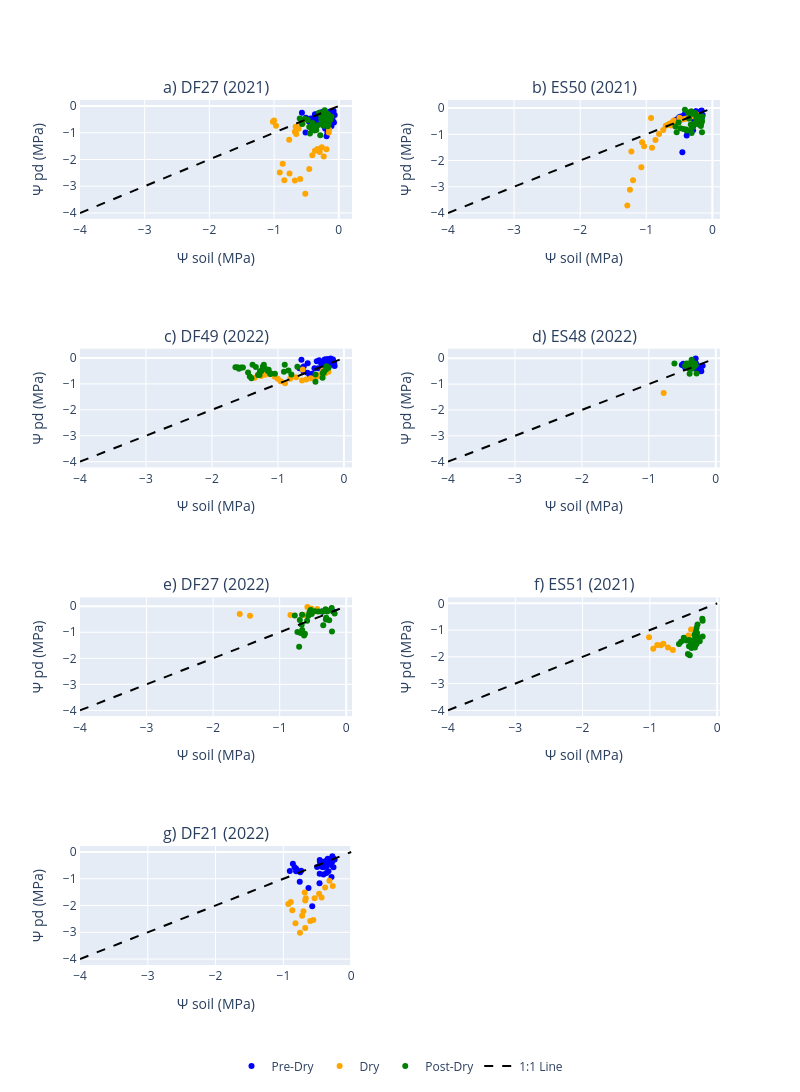

This figure's notebook cell:
### Code cell
from utils.predawn import plot_all_1to1

path_ND=path_graphs+'Nightime_disconnection/'

disconnection=plot_all_1to1(trees_data, '')

disconnection.write_image(path_ND+'Nightime_disconnection.png',scale=8)
disconnection.write_html(path_ND + 'Nightime_disconnection.html', include_plotlyjs='cdn')

### Figure 1 — Plotly figure (JSON) as saved in the notebook; plotly's stock layout.template omitted (floating-point values rounded to 4 significant figures)
{"data": [{"legendgroup": "Pre-Dry", "marker": {"color": "blue"}, "mode": "markers", "name": "Pre-Dry", "showlegend": true, "type": "scatter", "x": [-0.1098, -0.0935, -0.09756, -0.1009, -0.09727, -0.06376, -0.08028, -0.08939, -0.1023, -0.1135, -0.1325, -0.1632, -0.1994, -0.2358, -0.2699, -0.3037, -0.337, -0.3591, -0.3541, -0.3596, -0.3673, -0.3709, -0.3941, -0.4352, -0.4667, -0.5082, -0.5696, -0.5134, -0.1468, -0.1813, -0.2121, -0.2122, -0.1129, -0.146, -0.1425, -0.2511, -0.2927, -0.3492, -0.4183, -0.4465, -0.3907, -0.4024, -0.2786, -0.1354, -0.1515, -0.07475, -0.1334, -0.1679, -0.189, -0.1761], "xaxis": "x", "y": [-0.2977, -0.2582, -0.503, -0.2916, -0.3766, -0.3398, -0.1919, -0.2498, -0.4537, -0.4454, -0.3601, -0.2638, -0.3976, -0.2249, -0.2386, -0.305, -0.3093, -0.4592, -0.4698, -0.6012, -0.3097, -0.3464, -0.5512, -0.4705, -0.576, -0.4379, -0.2525, -0.9889, -0.7834, -0.798, -0.7834, -0.8461, -0.7479, -0.2713, -0.2205, -0.3678, -0.4173, -0.4755, -0.5133, -0.5994, -0.6085, -0.6961, -0.5887, -0.4368, -0.5428, -0.6224, -0.5995, -0.7212, -1.132, -0.9964], "yaxis": "y"}, {"legendgroup": "Dry", "marker": {"color": "#FFA500"}, "mode": "markers", "name": "Dry", "showlegend": true, "type": "scatter", "x": [-0.1546, -0.1487, -0.1896, -0.2322, -0.2621, -0.295, -0.3299, -0.3682, -0.4093, -0.4561, -0.5171, -0.5975, -0.6788, -0.7614, -0.8418, -0.8667, -0.9121, -1.0, -1.019, -0.97, -0.5503, -0.566, -0.5813, -0.6216, -0.6577, -0.6788, -0.6669, -0.7664], "xaxis": "x", "y": [-0.996, -0.8807, -1.618, -1.889, -1.542, -1.719, -1.61, -1.678, -1.844, -2.359, -3.28, -2.734, -2.787, -2.527, -2.777, -2.16, -2.488, -0.5397, -0.5938, -0.7439, -0.6493, -0.6666, -0.6774, -0.8557, -1.048, -0.9641, -0.7763, -1.261], "yaxis": "y"}, {"legendgroup": "Post-Dry", "marker": {"color": "green"}, "mode": "markers", "name": "Post-Dry", "showlegend": true, "type": "scatter", "x": [-0.1422, -0.1117, -0.1306, -0.1332, -0.1569, -0.1788, -0.2052, -0.2179, -0.1583, -0.1974, -0.2345, -0.2523, -0.2372, -0.2549, -0.2751, -0.3041, -0.3484, -0.4098, -0.478, -0.5254, -0.5661, -0.6036, -0.2633, -0.169, -0.1765, -0.1971, -0.2043, -0.1695, -0.2054, -0.2693, -0.2466, -0.2866, -0.3247, -0.3472, -0.3737, -0.4042, -0.4306, -0.457, -0.4096, -0.4205, -0.4456], "xaxis": "x", "y": [-0.4476, -0.4016, -0.5201, -0.4939, -0.6514, -0.5392, -0.2486, -0.1604, -0.3388, -0.4934, -0.2421, -0.3248, -0.7415, -0.3531, -0.3545, -0.2585, -0.751, -0.7319, -0.5209, -0.4798, -0.6738, -0.4716, -0.6083, -0.5783, -0.2933, -0.3964, -0.5764, -0.7603, -0.6103, -0.5102, -0.7087, -1.092, -0.7167, -0.9009, -0.9136, -0.6347, -0.7813, -0.7823, -0.7358, -0.8545, -1.029], "yaxis": "y"}, {"line": {"color": "black", "dash": "dash"}, "mode": "lines", "name": "1:1 Line", "showlegend": true, "type": "scatter", "x": [-4, 0], "xaxis": "x", "y": [-4, 0], "yaxis": "y"}, {"legendgroup": "Pre-Dry", "marker": {"color": "blue"}, "mode": "markers", "name": "Pre-Dry", "showlegend": false, "type": "scatter", "x": [-0.1563, -0.1628, -0.1473, -0.1628, -0.1745, -0.1757, -0.1919, -0.2429, -0.2694, -0.2988, -0.3272, -0.3178, -0.3581, -0.3712, -0.3974, -0.4166, -0.4345, -0.43, -0.4556, -0.4757, -0.5025, -0.468, -0.2545, -0.2953, -0.3253, -0.3254, -0.2071, -0.2253, -0.2568, -0.2847, -0.2734, -0.1926, -0.2921, -0.3379, -0.3887, -0.4544, -0.5094, -0.5268, -0.5535, -0.482, -0.2294, -0.2461, -0.1735, -0.2051, -0.2275, -0.229], "xaxis": "x2", "y": [-0.3527, -0.09033, -0.2633, -0.3237, -0.6025, -0.1871, -0.292, -0.305, -0.2461, -0.268, -0.2361, -0.201, -0.3826, -0.3223, -0.3437, -0.2241, -0.3139, -0.2794, -0.4265, -0.3165, -0.3445, -0.3751, -0.1265, -0.3681, -0.3747, -0.3513, -0.3508, -0.2, -0.1402, -0.6597, -0.4914, -0.4886, -0.8404, -0.9217, -1.045, -1.684, -0.4043, -0.4168, -0.4535, -0.3952, -0.3174, -0.1176, -0.1057, -0.1709, -0.2026, -0.2242], "yaxis": "y2"}, {"legendgroup": "Dry", "marker": {"color": "#FFA500"}, "mode": "markers", "name": "Dry", "showlegend": false, "type": "scatter", "x": [-0.2283, -0.2257, -0.2536, -0.2852, -0.3132, -0.3456, -0.3742, -0.4064, -0.4396, -0.4978, -0.5545, -0.5847, -0.6037, -0.6198, -0.6514, -0.6749, -0.7045, -0.7434, -0.8064, -0.861, -0.9131, -0.9279, -1.033, -1.063, -1.075, -1.2, -1.226, -1.247, -1.287], "xaxis": "x2", "y": [-0.2626, -0.2724, -0.2354, -0.3001, -0.3097, -0.3693, -0.3839, -0.4072, -0.4254, -0.3694, -0.594, -0.4705, -0.5332, -0.6631, -0.5931, -0.6439, -0.6749, -0.8377, -0.9855, -1.216, -1.511, -0.3725, -1.454, -1.299, -2.259, -2.751, -1.654, -3.115, -3.718], "yaxis": "y2"}, {"legendgroup": "Post-Dry", "marker": {"color": "green"}, "mode": "markers", "name": "Post-Dry", "showlegend": false, "type": "scatter", "x": [-0.1574, -0.1546, -0.1583, -0.1631, -0.1637, -0.1742, -0.1882, -0.2058, -0.2193, -0.2043, -0.2224, -0.2434, -0.2656, -0.2874, -0.3081, -0.3263, -0.3537, -0.394, -0.437, -0.4825, -0.5111, -0.5405, -0.5587, -0.3906, -0.3136, -0.3172, -0.3346, -0.2599, -0.2877, -0.3226, -0.3671, -0.4155], "xaxis": "x2", "y": [-0.916, -0.3158, -0.5221, -0.4912, -0.4384, -0.685, -0.3912, -0.3081, -0.5758, -0.6242, -0.5942, -0.3941, -0.5787, -0.6548, -0.7479, -0.6262, -0.3944, -0.8124, -0.7994, -0.7693, -0.5492, -0.9217, -0.6994, -0.8514, -0.9511, -0.1283, -0.204, -0.1822, -0.2208, -0.1246, -0.1718, -0.06013], "yaxis": "y2"}, {"line": {"color": "black", "dash": "dash"}, "mode": "lines", "name": "1:1 Line", "showlegend": false, "type": "scatter", "x": [-4, 0], "xaxis": "x2", "y": [-4, 0], "yaxis": "y2"}, {"legendgroup": "Pre-Dry", "marker": {"color": "blue"}, "mode": "markers", "name": "Pre-Dry", "showlegend": false, "type": "scatter", "x": [-0.2241, -0.2286, -0.2338, -0.2387, -0.2416, -0.2471, -0.2533, -0.2597, -0.2666, -0.2502, -0.2251, -0.2429, -0.2643, -0.283, -0.2924, -0.1402, -0.1477, -0.1577, -0.1652, -0.1736, -0.1888, -0.1969, -0.1997, -0.1938, -0.2009, -0.2097, -0.22, -0.2289, -0.2381, -0.2501, -0.2609, -0.2387, -0.2567, -0.2731, -0.2895, -0.3224, -0.3435, -0.4107, -0.2904, -0.3289, -0.3758, -0.5487, -0.644, -0.6091, -0.3872, -0.4457, -0.4825, -0.5177, -0.5529, -0.6128, -0.6748], "xaxis": "x3", "y": [-0.07421, -0.1137, -0.08332, -0.05624, -0.09808, -0.07444, -0.05512, -0.0703, -0.1868, -0.3085, -0.3004, -0.3316, -0.3326, -0.2734, -0.2571, -0.3057, -0.2031, -0.195, -0.06358, -0.1998, -0.2005, -0.09559, -0.1416, -0.05269, -0.0164, -0.08675, -0.101, -0.07938, -0.09969, -0.1006, -0.1052, -0.04904, -0.06441, -0.05889, -0.06316, -0.1851, -0.2214, -0.125, -0.06901, -0.1569, -0.08371, -0.2041, -0.0708, -0.3268, -0.4015, -0.3937, -0.6093, -0.6489, -0.5696, -0.5162, -0.3983], "yaxis": "y3"}, {"legendgroup": "Dry", "marker": {"color": "#FFA500"}, "mode": "markers", "name": "Dry", "showlegend": false, "type": "scatter", "x": [-0.6247, -0.2347, -0.2865, -0.3229, -0.3516, -0.3869, -0.4344, -0.5025, -0.5712, -0.6346, -0.7246, -0.8147, -0.8914, -0.9588, -1.003, -1.048, -1.12, -1.195, -1.254, -1.306, -1.352], "xaxis": "x3", "y": [-0.443, -0.5312, -0.6013, -0.4884, -0.6359, -0.6975, -0.8385, -0.782, -0.8284, -0.8714, -0.7462, -0.8034, -0.9798, -0.8963, -0.8015, -0.7284, -0.6274, -0.6498, -0.6919, -0.6572, -0.7598], "yaxis": "y3"}, {"legendgroup": "Post-Dry", "marker": {"color": "green"}, "mode": "markers", "name": "Post-Dry", "showlegend": false, "type": "scatter", "x": [-1.402, -1.426, -1.453, -1.335, -0.7053, -0.8966, -1.53, -1.555, -1.591, -1.614, -1.644, -1.385, -0.2328, -0.2632, -0.2711, -0.304, -0.3229, -0.307, -0.3193, -0.4308, -0.7963, -0.8407, -0.9084, -1.045, -1.105, -1.147, -1.14, -1.15, -1.156, -1.19, -1.213, -1.227, -1.235, -1.25, -1.273, -1.278, -1.301, -1.117, -0.4314], "xaxis": "x3", "y": [-0.778, -0.7182, -0.5563, -0.3533, -0.3381, -0.2632, -0.3642, -0.371, -0.4191, -0.354, -0.3628, -0.2651, -0.3809, -0.3236, -0.4431, -0.5562, -0.7633, -0.5315, -0.5919, -0.6424, -0.6365, -0.4815, -0.5312, -0.6092, -0.6007, -0.5165, -0.4522, -0.4595, -0.4721, -0.4128, -0.259, -0.3289, -0.4379, -0.499, -0.5107, -0.6579, -0.6585, -0.6172, -0.921], "yaxis": "y3"}, {"line": {"color": "black", "dash": "dash"}, "mode": "lines", "name": "1:1 Line", "showlegend": false, "type": "scatter", "x": [-4, 0], "xaxis": "x3", "y": [-4, 0], "yaxis": "y3"}, {"legendgroup": "Pre-Dry", "marker": {"color": "blue"}, "mode": "markers", "name": "Pre-Dry", "showlegend": false, "type": "scatter", "x": [-0.2978, -0.2899, -0.2965, -0.3005, -0.3065, -0.3138, -0.2949, -0.2676, -0.2249, -0.2393, -0.2515, -0.2611, -0.2648, -0.2252, -0.1962, -0.2165, -0.2234, -0.2275, -0.3588, -0.3828, -0.4122, -0.4301, -0.4422, -0.4721, -0.5068, -0.4847, -0.2895, -0.3314, -0.3657, -0.3918, -0.4219, -0.4592], "xaxis": "x4", "y": [-0.1993, -0.2446, -0.4081, -0.004842, -0.1411, -0.3335, -0.294, -0.4186, -0.3281, -0.3612, -0.4775, -0.3797, -0.4003, -0.3068, -0.2924, -0.4989, -0.485, -0.4542, -0.2776, -0.35, -0.331, -0.2957, -0.2261, -0.2515, -0.2644, -0.2082, -0.2619, -0.2497, -0.377, -0.3478, -0.3347, -0.3594], "yaxis": "y4"}, {"legendgroup": "Dry", "marker": {"color": "#FFA500"}, "mode": "markers", "name": "Dry", "showlegend": false, "type": "scatter", "x": [-0.778], "xaxis": "x4", "y": [-1.348], "yaxis": "y4"}, {"legendgroup": "Post-Dry", "marker": {"color": "green"}, "mode": "markers", "name": "Post-Dry", "showlegend": false, "type": "scatter", "x": [-0.618, -0.3616, -0.3604, -0.3993, -0.4375, -0.4582, -0.3152, -0.3401, -0.3609, -0.4045, -0.3991, -0.2868, -0.3008, -0.3129, -0.3267, -0.3394, -0.3556, -0.3747, -0.3909, -0.4089], "xaxis": "x4", "y": [-0.2, -0.1752, -0.05989, -0.2, -0.2018, -0.2893, -0.2682, -0.2874, -0.3128, -0.3442, -0.4, -0.5859, -0.2676, -0.2, -0.3285, -0.2898, -0.4096, -0.2711, -0.5974, -0.3787], "yaxis": "y4"}, {"line": {"color": "black", "dash": "dash"}, "mode": "lines", "name": "1:1 Line", "showlegend": false, "type": "scatter", "x": [-4, 0], "xaxis": "x4", "y": [-4, 0], "yaxis": "y4"}, {"legendgroup": "Pre-Dry", "marker": {"color": "blue"}, "mode": "markers", "name": "Pre-Dry", "showlegend": false, "type": "scatter", "x": [-0.1937, -0.3674], "xaxis": "x5", "y": [-0.2, -0.2], "yaxis": "y5"}, {"legendgroup": "Dry", "marker": {"color": "#FFA500"}, "mode": "markers", "name": "Dry", "showlegend": false, "type": "scatter", "x": [-0.4368, -0.4989, -0.5266, -0.584, -0.6118, -0.6615, -0.8389, -1.446, -1.601], "xaxis": "x5", "y": [-0.1065, -0.2, -0.08266, -0.03163, -0.3421, -0.3241, -0.3403, -0.3628, -0.293], "yaxis": "y5"}, {"legendgroup": "Post-Dry", "marker": {"color": "green"}, "mode": "markers", "name": "Post-Dry", "showlegend": false, "type": "scatter", "x": [-0.5197, -0.5522, -0.5693, -0.5883, -0.6208, -0.6618, -0.6701, -0.6858, -0.7079, -0.7336, -0.6336, -0.2149, -0.2566, -0.3058, -0.3616, -0.422, -0.4749, -0.5348, -0.664, -0.698, -0.7732, -0.3008, -0.3457, -0.346, -0.1746, -0.2187, -0.2523, -0.2885, -0.3113], "xaxis": "x5", "y": [-0.2933, -0.2296, -0.3695, -0.5597, -1.052, -0.9131, -0.7125, -1.032, -1.56, -0.9889, -1.124, -0.9696, -0.5405, -0.5121, -0.2, -0.2, -0.1886, -0.1407, -0.3225, -0.5296, -0.3531, -0.4409, -0.2, -0.7271, -0.2802, -0.06419, -0.1588, -0.203, -0.111], "yaxis": "y5"}, {"line": {"color": "black", "dash": "dash"}, "mode": "lines", "name": "1:1 Line", "showlegend": false, "type": "scatter", "x": [-4, 0], "xaxis": "x5", "y": [-4, 0], "yaxis": "y5"}, {"legendgroup": "Dry", "marker": {"color": "#FFA500"}, "mode": "markers", "name": "Dry", "showlegend": false, "type": "scatter", "x": [-0.3882, -0.4269, -0.6586, -0.7305, -0.7995, -0.8391, -0.8912, -0.9502, -1.012], "xaxis": "x6", "y": [-0.9804, -1.202, -1.745, -1.655, -1.513, -1.566, -1.562, -1.697, -1.272], "yaxis": "y6"}, {"legendgroup": "Post-Dry", "marker": {"color": "green"}, "mode": "markers", "name": "Post-Dry", "showlegend": false, "type": "scatter", "x": [-0.2169, -0.2213, -0.2839, -0.2989, -0.3159, -0.3379, -0.3774, -0.4189, -0.4605, -0.4966, -0.5367, -0.5675, -0.2926, -0.306, -0.3284, -0.2931, -0.3123, -0.3068, -0.2161, -0.2595, -0.2853, -0.3098, -0.331, -0.3571, -0.3912, -0.4188, -0.4355, -0.382, -0.4075], "xaxis": "x6", "y": [-0.6495, -0.5785, -1.347, -1.109, -1.056, -1.17, -1.388, -1.601, -1.385, -1.291, -1.437, -1.518, -0.7958, -0.9091, -1.223, -1.268, -1.373, -1.523, -1.235, -1.419, -1.37, -1.462, -1.655, -1.534, -1.536, -1.368, -1.898, -1.672, -1.942], "yaxis": "y6"}, {"line": {"color": "black", "dash": "dash"}, "mode": "lines", "name": "1:1 Line", "showlegend": false, "type": "scatter", "x": [-4, 0], "xaxis": "x6", "y": [-4, 0], "yaxis": "y6"}, {"legendgroup": "Pre-Dry", "marker": {"color": "blue"}, "mode": "markers", "name": "Pre-Dry", "showlegend": false, "type": "scatter", "x": [-0.3308, -0.3685, -0.4048, -0.4635, -0.2822, -0.3178, -0.3149, -0.2758, -0.2984, -0.2611, -0.2901, -0.3458, -0.2582, -0.244, -0.2776, -0.3212, -0.3603, -0.3587, -0.3792, -0.3963, -0.4151, -0.4275, -0.3924, -0.4118, -0.4133, -0.4341, -0.4616, -0.5024, -0.5749, -0.6297, -0.7386, -0.7589, -0.8122, -0.8343, -0.7519, -0.8601, -0.9054, -0.8115, -0.2612, -0.2943, -0.3354, -0.3653, -0.4083, -0.4648, -0.4672], "xaxis": "x7", "y": [-0.3767, -0.5523, -0.3637, -0.3018, -0.3704, -0.2618, -0.4287, -0.3234, -0.3337, -0.2418, -0.9339, -0.2554, -0.2696, -0.2791, -0.1561, -0.3606, -0.3169, -0.3332, -0.3727, -0.5503, -0.4329, -0.3734, -0.364, -0.376, -0.57, -0.5508, -0.374, -0.5612, -2.027, -1.344, -0.7049, -1.108, -0.7184, -0.5697, -0.7537, -0.4415, -0.7134, -0.6279, -0.5683, -0.4859, -0.717, -0.7816, -0.837, -0.812, -1.168], "yaxis": "y7"}, {"legendgroup": "Dry", "marker": {"color": "#FFA500"}, "mode": "markers", "name": "Dry", "showlegend": false, "type": "scatter", "x": [-0.272, -0.3208, -0.3841, -0.4369, -0.4731, -0.5397, -0.67, -0.6854, -0.6785, -0.7236, -0.7041, -0.5587, -0.6044, -0.6783, -0.7551, -0.8219, -0.8688, -0.8907, -0.9272], "xaxis": "x7", "y": [-1.27, -1.072, -1.324, -1.7, -1.563, -1.728, -1.724, -1.511, -1.81, -2.384, -2.218, -2.541, -2.578, -2.841, -3.018, -2.66, -2.176, -1.866, -1.943], "yaxis": "y7"}, {"line": {"color": "black", "dash": "dash"}, "mode": "lines", "name": "1:1 Line", "showlegend": false, "type": "scatter", "x": [-4, 0], "xaxis": "x7", "y": [-4, 0], "yaxis": "y7"}], "layout": {"annotations": [{"font": {"size": 16}, "showarrow": false, "text": "a) DF27 (2021)", "x": 0.2125, "xanchor": "center", "xref": "paper", "y": 1, "yanchor": "bottom", "yref": "paper"}, {"font": {"size": 16}, "showarrow": false, "text": "b) ES50 (2021)", "x": 0.7875, "xanchor": "center", "xref": "paper", "y": 1, "yanchor": "bottom", "yref": "paper"}, {"font": {"size": 16}, "showarrow": false, "text": "c) DF49 (2022)", "x": 0.2125, "xanchor": "center", "xref": "paper", "y": 0.7125, "yanchor": "bottom", "yref": "paper"}, {"font": {"size": 16}, "showarrow": false, "text": "d) ES48 (2022)", "x": 0.7875, "xanchor": "center", "xref": "paper", "y": 0.7125, "yanchor": "bottom", "yref": "paper"}, {"font": {"size": 16}, "showarrow": false, "text": "e) DF27 (2022)", "x": 0.2125, "xanchor": "center", "xref": "paper", "y": 0.425, "yanchor": "bottom", "yref": "paper"}, {"font": {"size": 16}, "showarrow": false, "text": "f) ES51 (2021)", "x": 0.7875, "xanchor": "center", "xref": "paper", "y": 0.425, "yanchor": "bottom", "yref": "paper"}, {"font": {"size": 16}, "showarrow": false, "text": "g) DF21 (2022)", "x": 0.2125, "xanchor": "center", "xref": "paper", "y": 0.1375, "yanchor": "bottom", "yref": "paper"}], "height": 1200, "legend": {"orientation": "h", "x": 0.5, "xanchor": "center", "y": -0.1, "yanchor": "top"}, "showlegend": true, "width": 800, "xaxis": {"anchor": "y", "domain": [0, 0.425], "showline": true, "title": {"text": "Ψ soil (MPa)"}}, "xaxis2": {"anchor": "y2", "domain": [0.575, 1], "showline": true, "title": {"text": "Ψ soil (MPa)"}}, "xaxis3": {"anchor": "y3", "domain": [0, 0.425], "showline": true, "title": {"text": "Ψ soil (MPa)"}}, "xaxis4": {"anchor": "y4", "domain": [0.575, 1], "showline": true, "title": {"text": "Ψ soil (MPa)"}}, "xaxis5": {"anchor": "y5", "domain": [0, 0.425], "showline": true, "title": {"text": "Ψ soil (MPa)"}}, "xaxis6": {"anchor": "y6", "domain": [0.575, 1], "showline": true, "title": {"text": "Ψ soil (MPa)"}}, "xaxis7": {"anchor": "y7", "domain": [0, 0.425], "showline": true, "title": {"text": "Ψ soil (MPa)"}}, "xaxis8": {"anchor": "y8", "domain": [0.575, 1], "showline": true, "title": {"text": "Ψ soil (MPa)"}}, "yaxis": {"anchor": "x", "domain": [0.8625, 1], "showline": true, "title": {"text": "Ψ pd (MPa)"}}, "yaxis2": {"anchor": "x2", "domain": [0.8625, 1], "showline": true, "title": {"text": "Ψ pd (MPa)"}}, "yaxis3": {"anchor": "x3", "domain": [0.575, 0.7125], "showline": true, "title": {"text": "Ψ pd (MPa)"}}, "yaxis4": {"anchor": "x4", "domain": [0.575, 0.7125], "showline": true, "title": {"text": "Ψ pd (MPa)"}}, "yaxis5": {"anchor": "x5", "domain": [0.2875, 0.425], "showline": true, "title": {"text": "Ψ pd (MPa)"}}, "yaxis6": {"anchor": "x6", "domain": [0.2875, 0.425], "showline": true, "title": {"text": "Ψ pd (MPa)"}}, "yaxis7": {"anchor": "x7", "domain": [0, 0.1375], "showline": true, "title": {"text": "Ψ pd (MPa)"}}, "yaxis8": {"anchor": "x8", "domain": [0, 0.1375], "showline": true, "title": {"text": "Ψ pd (MPa)"}}}}
